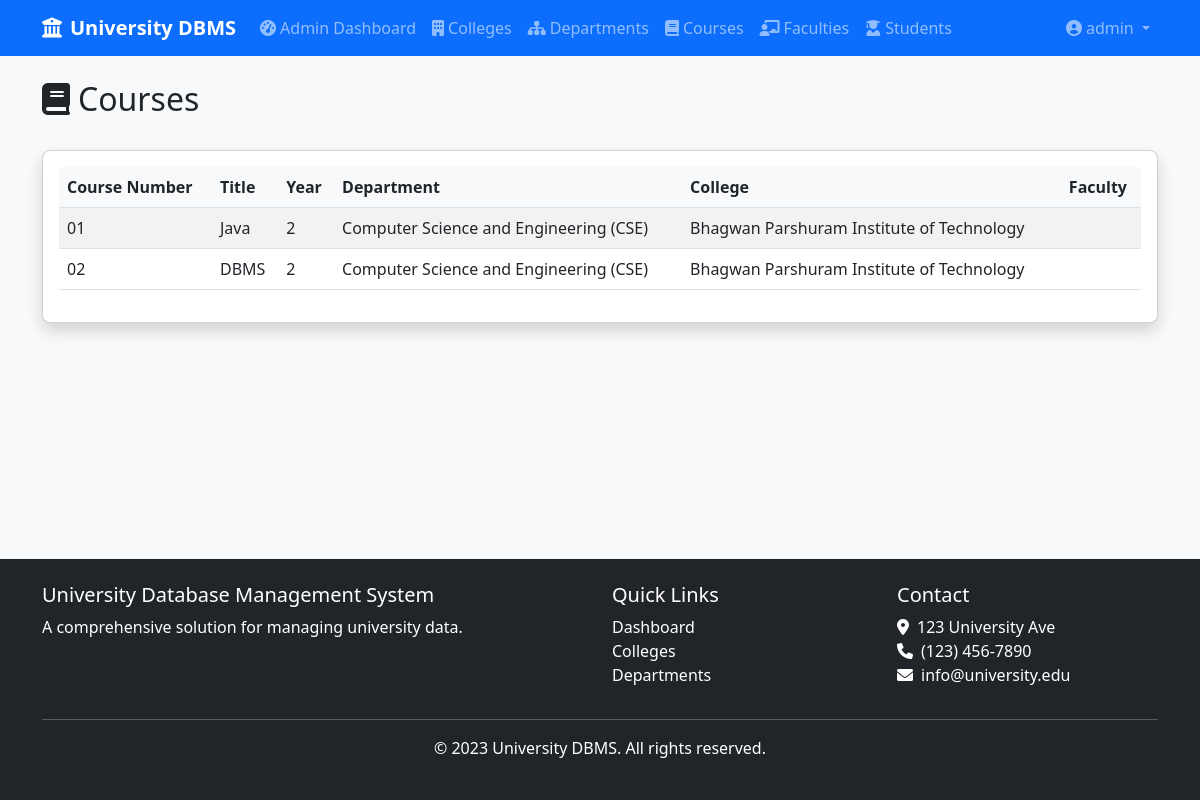
The page /courses (signed in) on the database its author committed.
### app/models/user.py (models this page shows, shortened)
class User(UserMixin, db.Model):
    __tablename__ = 'users'
    id = db.Column(db.Integer, primary_key=True)
    username = db.Column(db.String(100), unique=True, nullable=False)
    email = db.Column(db.String(100), unique=True, nullable=False)
    password = db.Column(db.String(100), nullable=False)
    role = db.Column(db.String(20), nullable=False, default='user')  # 'admin' or 'user'
    created_at = db.Column(db.DateTime, default=datetime.utcnow)
    def is_admin(self):
        return self.role == 'admin'

### app/models/course.py (models this page shows, shortened)
class Course(db.Model):
    __tablename__ = 'courses'
    id = db.Column(db.Integer, primary_key=True)
    course_number = db.Column(db.String(20), nullable=False, unique=True)
    title = db.Column(db.String(100), nullable=False)
    description = db.Column(db.Text)
    credits = db.Column(db.Integer, nullable=False)
    year = db.Column(db.Integer, nullable=False)  # 1, 2, 3, or 4
    department_id = db.Column(db.Integer, db.ForeignKey('departments.id'), nullable=False)
    department = db.relationship('Department', backref='courses', lazy=True)
    faculty_courses = db.relationship('FacultyCourse', backref='course', lazy=True, cascade='all, delete-orphan')

### app/models/department.py (models this page shows, shortened)
class Department(db.Model):
    __tablename__ = 'departments'
    id = db.Column(db.Integer, primary_key=True)
    name = db.Column(db.String(100), nullable=False)
    head_of_department = db.Column(db.String(100), nullable=False)
    contact_number = db.Column(db.String(20), nullable=False)
    college_id = db.Column(db.Integer, db.ForeignKey('colleges.id'), nullable=False)

### app/models/college.py (models this page shows, shortened)
class College(db.Model):
    __tablename__ = 'colleges'
    id = db.Column(db.Integer, primary_key=True)
    name = db.Column(db.String(100), nullable=False)
    address = db.Column(db.String(200), nullable=False)
    departments = db.relationship('Department', backref='college', lazy=True)
    contacts = db.relationship('CollegeContact', backref='college', lazy=True, cascade='all, delete-orphan')

### app/routes/user.py (the view)
@user.route('/courses')
@login_required
def courses():
    courses = Course.query.all()
    return render_template('user/courses.html', courses=courses)

### app/models/user.py (called while the page is built)
@login_manager.user_loader
def load_user(user_id):
    return User.query.get(int(user_id))

### app/templates/user/courses.html (shortened to what this page needs)
{% extends "base.html" %}
{% block content %}
<div class="d-flex justify-content-between align-items-center mb-4">
    <h2><i class="fas fa-book me-2"></i>Courses</h2>
</div>
<div class="card shadow">
    <div class="card-body">
        <div class="table-responsive">
            <table class="table table-striped table-hover">
                <thead>
                    <tr>
                        <th>Course Number</th>
                        <th>Title</th>
                        <th>Year</th>
                        <th>Department</th>
                        <th>College</th>
                        <th>Faculty</th>
                    </tr>
                </thead>
                <tbody>
                    {% for course in courses %}
                    <tr>
                        <td>{{ course.course_number }}</td>
                        <td>{{ course.title }}</td>
                        <td>{{ course.year }}</td>
                        <td>{{ course.department.name }}</td>
                        <td>{{ course.department.college.name }}</td>
                        <td>
                        </td>
                    </tr>
                    {% endfor %}
                </tbody>
            </table>
        </div>
    </div>
</div>
{% endblock %}

### app/templates/base.html (shortened to what this page needs)
<!DOCTYPE html>
<html lang="en">
<head>
    <link href="https://cdn.jsdelivr.net/npm/bootstrap@5.3.0-alpha1/dist/css/bootstrap.min.css" rel="stylesheet">
    <link rel="stylesheet" href="https://cdnjs.cloudflare.com/ajax/libs/font-awesome/6.0.0/css/all.min.css">
    <link rel="stylesheet" href="{{ url_for('static', filename='css/style.css') }}">
</head>
<body>
    <div class="content-wrapper">
        <header>
            <nav class="navbar navbar-expand-lg navbar-dark bg-primary">
                <div class="container">
                    <a class="navbar-brand" href="{{ url_for('user.dashboard') }}">
                        <i class="fas fa-university me-2"></i>University DBMS
                    </a>
                    <div class="collapse navbar-collapse" id="navbarNav">
                        <ul class="navbar-nav me-auto">
                            {% if current_user.is_authenticated %}
                                {% if current_user.is_admin() %}
                                    <li class="nav-item">
                                        <a class="nav-link" href="{{ url_for('admin.dashboard') }}">
                                            <i class="fas fa-tachometer-alt me-1"></i>Admin Dashboard
                                        </a>
                                    </li>
                                {% else %}
                                    <li class="nav-item">
                                        <a class="nav-link" href="{{ url_for('user.dashboard') }}">
                                            <i class="fas fa-tachometer-alt me-1"></i>Dashboard
                                        </a>
                                    </li>
                                {% endif %}
                                <li class="nav-item">
                                    <a class="nav-link" href="{{ url_for('user.colleges') }}">
                                        <i class="fas fa-building me-1"></i>Colleges
                                    </a>
                                </li>
                                <li class="nav-item">
                                    <a class="nav-link" href="{{ url_for('user.departments') }}">
                                        <i class="fas fa-sitemap me-1"></i>Departments
                                    </a>
                                </li>
                                <li class="nav-item">
                                    <a class="nav-link" href="{{ url_for('user.courses') }}">
                                        <i class="fas fa-book me-1"></i>Courses
                                    </a>
                                </li>
                                <li class="nav-item">
                                    <a class="nav-link" href="{{ url_for('user.faculties') }}">
                                        <i class="fas fa-chalkboard-teacher me-1"></i>Faculties
                                    </a>
                                </li>
                                <li class="nav-item">
                                    <a class="nav-link" href="{{ url_for('user.students') }}">
                                        <i class="fas fa-user-graduate me-1"></i>Students
                                    </a>
                                </li>
                            {% endif %}
                        </ul>
                        <ul class="navbar-nav">
                            {% if current_user.is_authenticated %}
                                <li class="nav-item dropdown">
                                    <a class="nav-link dropdown-toggle" href="#" id="navbarDropdown" role="button" data-bs-toggle="dropdown">
                                        <i class="fas fa-user-circle me-1"></i>{{ current_user.username }}
                                    </a>
                                </li>
                            {% endif %}
                        </ul>
                    </div>
                </div>
            </nav>
        </header>
        <main class="container py-4">
            {% block content %}{% endblock %}
        </main>
    </div>
    <footer class="bg-dark text-white py-4 mt-5">
        <div class="container">
            <div class="row">
                <div class="col-md-6">
                    <h5>University Database Management System</h5>
                    <p>A comprehensive solution for managing university data.</p>
                </div>
                <div class="col-md-3">
                    <h5>Quick Links</h5>
                    <ul class="list-unstyled">
                        <li><a href="{{ url_for('user.dashboard') }}" class="text-white">Dashboard</a></li>
                        <li><a href="{{ url_for('user.colleges') }}" class="text-white">Colleges</a></li>
                        <li><a href="{{ url_for('user.departments') }}" class="text-white">Departments</a></li>
                    </ul>
                </div>
                <div class="col-md-3">
                    <h5>Contact</h5>
                    <address>
                        <i class="fas fa-map-marker-alt me-2"></i>123 University Ave<br>
                        <i class="fas fa-phone me-2"></i>(123) 456-7890<br>
                        <i class="fas fa-envelope me-2"></i>info@university.edu
                    </address>
                </div>
            </div>
            <hr>
            <div class="text-center">
                <p>&copy; 2023 University DBMS. All rights reserved.</p>
            </div>
        </div>
    </footer>

### app/static/css/style.css (style rules this page uses)
body { font-family: 'Segoe UI', Tahoma, Geneva, Verdana, sans-serif; background-color: #f8f9fa; }
.navbar-brand { font-weight: 600; }
.card { border-radius: 0.5rem; transition: transform 0.3s ease; }
.table th { background-color: #f8f9fa; }
footer { margin-top: auto; }
footer a { text-decoration: none; }

### app/templates/base.html (style rules this page uses)
html, body { height: 100%; margin: 0; }
body { display: flex; flex-direction: column; min-height: 100vh; }
.content-wrapper { flex: 1 0 auto; display: flex; flex-direction: column; }
footer { flex-shrink: 0; width: 100%; background-color: #212529; color: white; margin-top: auto; }

### rows shown on the page
User: username "admin"
Course: course_number "01", title "Java", year "2", department.name "Computer Science and Engineering (CSE)", department.college.name "Bhagwan Parshuram Institute of Technology"
Course: course_number "02", title "DBMS", year "2", department.name "Computer Science and Engineering (CSE)", department.college.name "Bhagwan Parshuram Institute of Technology"
